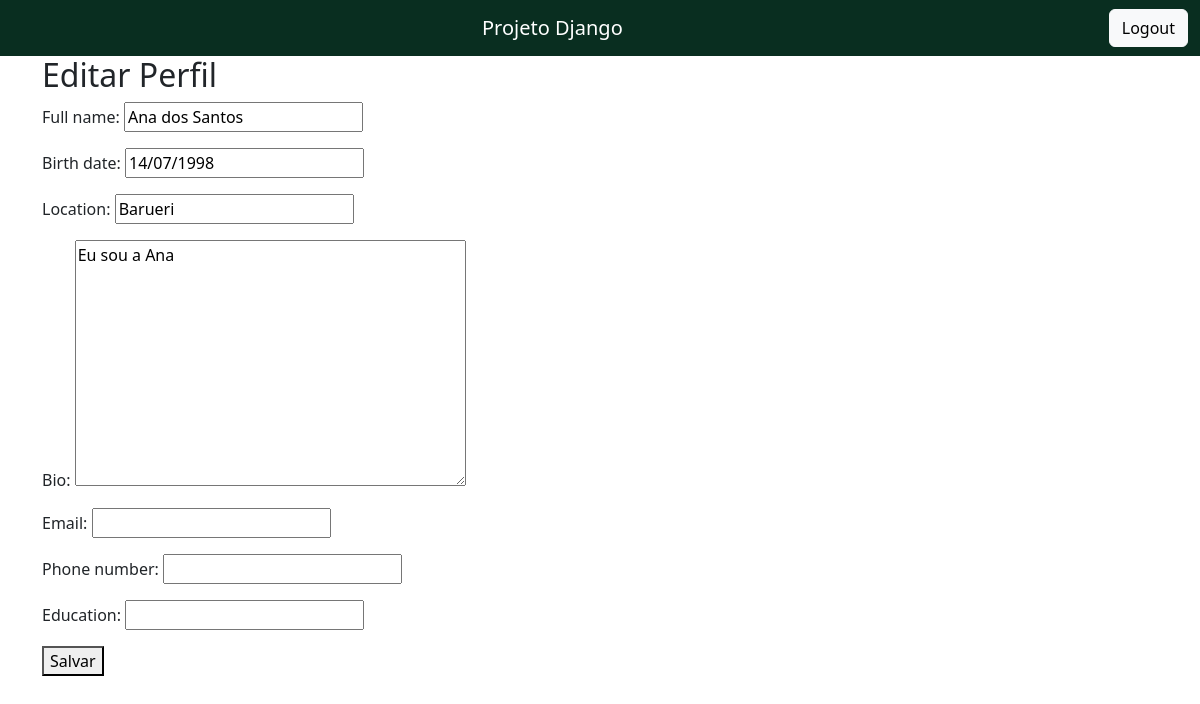
The app's page /profile/edit/ (signed in) with its own data.
### core/models.py (models this page shows, shortened)
class Profile(models.Model):
    user = models.OneToOneField(User, on_delete=models.CASCADE)
    full_name = models.CharField(max_length=100, blank=True)
    birth_date = models.DateField(null=True, blank=True)
    location = models.CharField(max_length=100, blank=True)
    bio = models.TextField(blank=True)
    email = models.EmailField(blank=True)
    phone_number = models.CharField(max_length=15, blank=True, null=True)
    education = models.CharField(max_length=255, blank=True, null=True)

### core/views.py (the view)
# urls.py: path('profile/edit/', views.profile_edit_view, name='profile_edit'),
@login_required
def profile_edit_view(request):
    profile = Profile.objects.get(user=request.user)
    if request.method == 'POST':
        form = ProfileForm(request.POST, instance=profile)
        if form.is_valid():
            form.save()
            return redirect('profile')
    else:
        form = ProfileForm(instance=profile)
    return render(request, 'profile_edit.html', {'form': form})

### core/forms.py
class ProfileForm(forms.ModelForm):
    class Meta:
        model = Profile
        fields = ['full_name', 'birth_date', 'location', 'bio', 'email', 'phone_number', 'education']

### core/templates/profile_edit.html (shortened to what this page needs)
{% extends 'base.html' %}
{% block content %}
  <h2>Editar Perfil</h2>
  <form method="post">
    {{ form.as_p }}
    <button type="submit">Salvar</button>
  </form>
{% endblock %}

### records on screen
Profile: full_name "Ana dos Santos", birth_date "14/07/1998", location "Barueri", bio "Eu sou a Ana"
